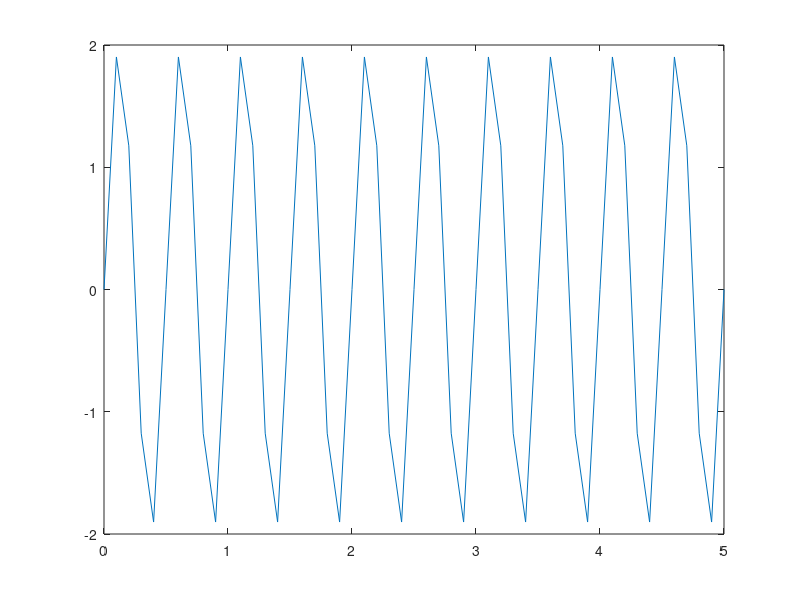
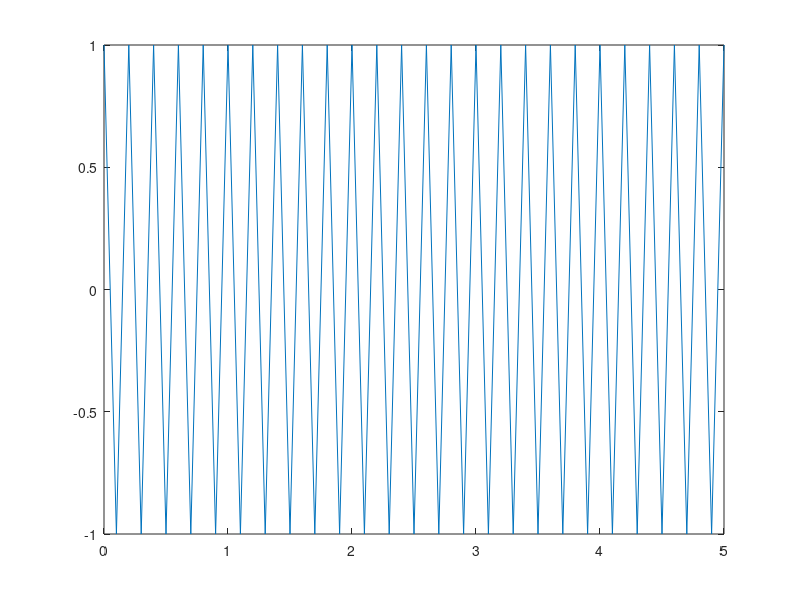
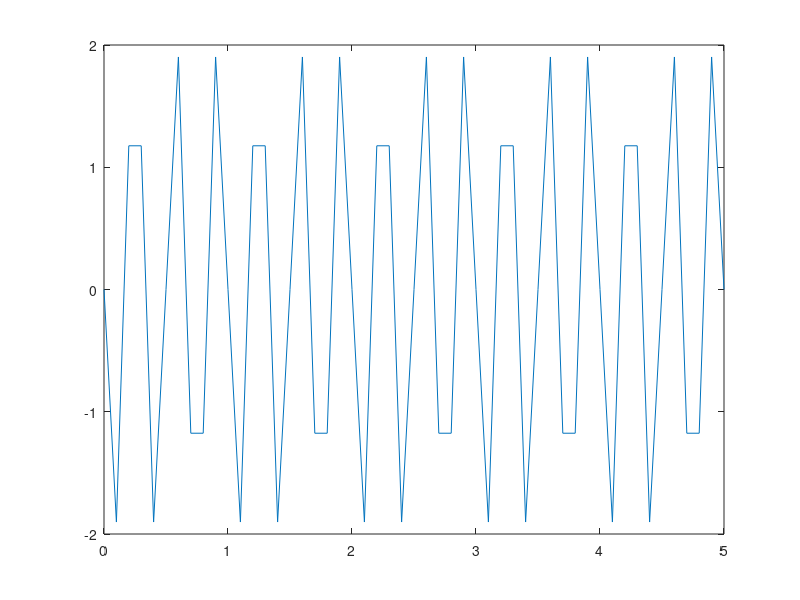
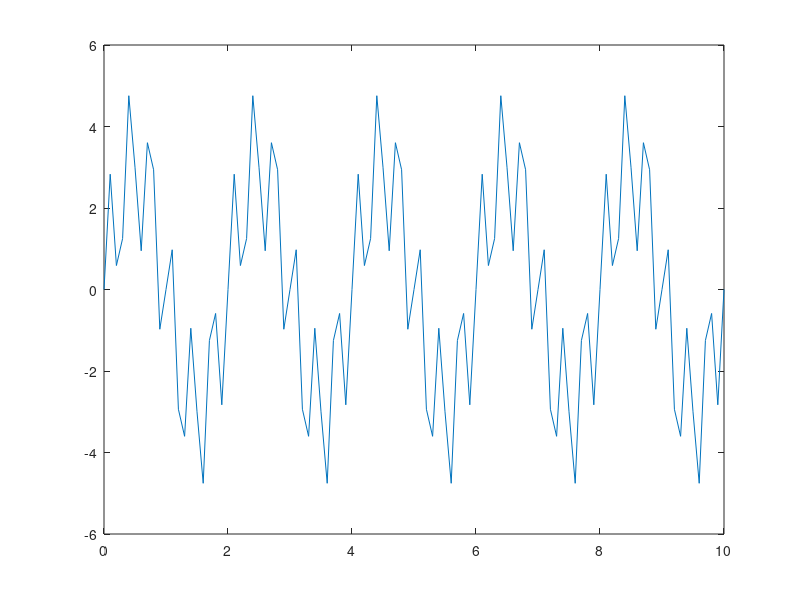

Reproduce these figures in MATLAB, in order.
Ta = 0.1;

%a)
figure(1);
t = 0:Ta:5;
x = 2*sin(4*pi*t);
plot(t, x);

%b)
figure(2);
y = cos(10*pi*t);
plot(t, y);

%c)
figure(3);
z = x.*y;
plot(t, z);

%d)
t = 0:Ta:10;
figure(4);
w = 3*sin(pi*t) + 2*sin(6*pi*t);
plot(t, w);

%e)
t1 = 0:Ta:5;
t2 = t1;
figure(5);
q = 2*sin(2*pi*(2*t1 + t2));
plot(t1, q);




